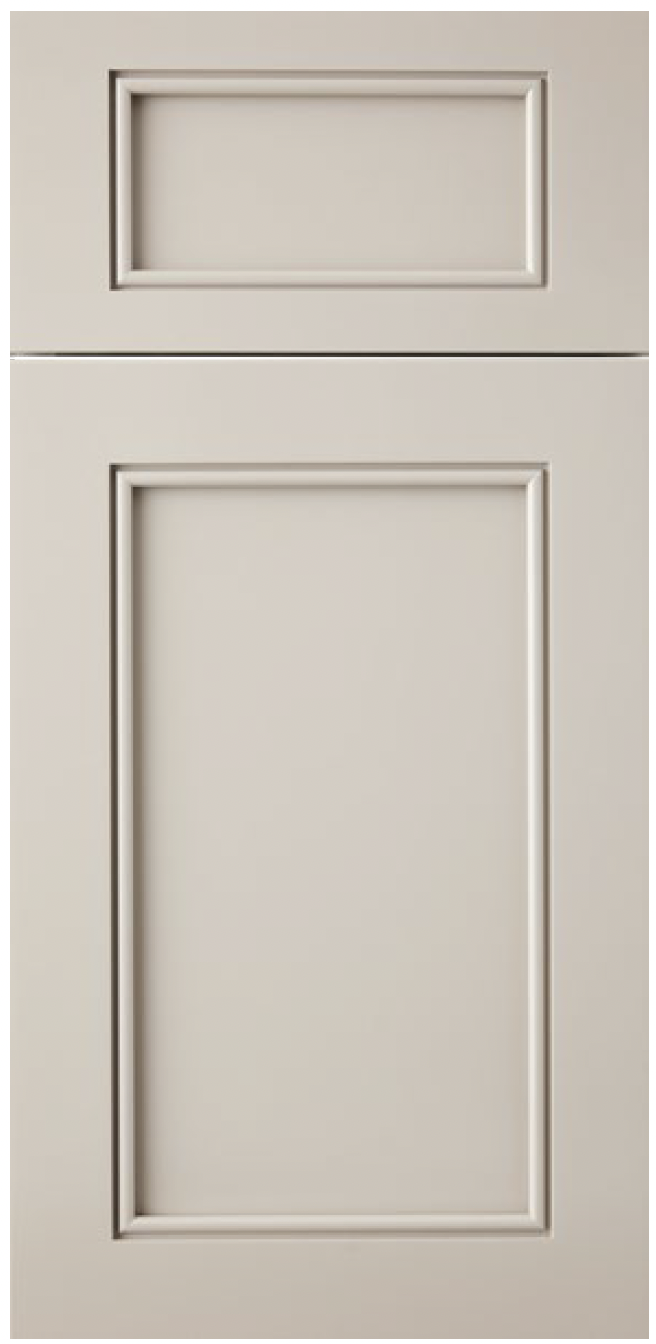
#> input picture dataset/originals/isla-porter_Clea.png, 656 x 1344 px; its folder holds only this picture in this run
$ python preprocess_data.py
#> lines starting #> are read from the running program, lines starting #| are printed output that depends on the picture
#> in align_images, img_a is the input picture: shape (1344, 656, 3); mean B, G, R 188.1, 197.5, 204.4
import os
import cv2
import numpy as np


def resize_with_padding(img, size=512, interpolation=cv2.INTER_AREA):
    """
    Resize image to size x size maintaining aspect ratio with padding.
    Matches the preprocessing used in training.

    Args:
        img: Input image (numpy array)
        size: Target size (width and height)
        interpolation: OpenCV interpolation method (INTER_AREA for photos, INTER_NEAREST for line drawings)
    """
#> called with size = 512, interpolation = 3
    h, w = img.shape[:2]
#> h = 1344; w = 656

    # Calculate scaling factor to fit within size x size
    scale = min(size / w, size / h)
#> scale = 0.381
    new_w = int(w * scale)
#> new_w = 249
    new_h = int(h * scale)
#> new_h = 512

    # Resize maintaining aspect ratio
    resized = cv2.resize(img, (new_w, new_h), interpolation=interpolation)

    # Create square canvas with black padding
    if len(img.shape) == 3:
        canvas = np.zeros((size, size, 3), dtype=img.dtype)
    else:
        canvas = np.zeros((size, size), dtype=img.dtype)

    # Center the resized image
    paste_x = (size - new_w) // 2
#> paste_x = 131
    paste_y = (size - new_h) // 2
#> paste_y = 0

    if len(img.shape) == 3:
        canvas[paste_y : paste_y + new_h, paste_x : paste_x + new_w] = resized
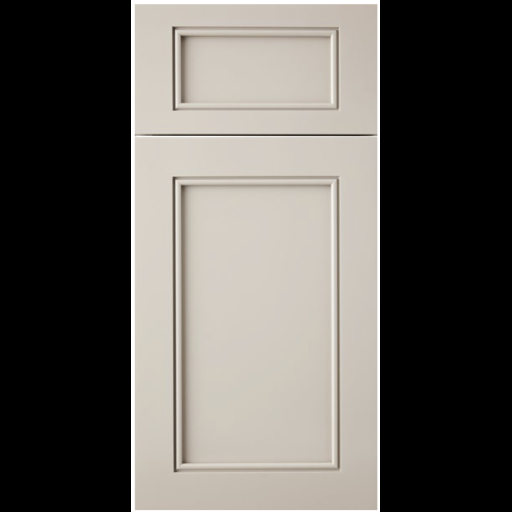
#> canvas: shape (512, 512, 3); mean B, G, R 91.5, 96.1, 99.4
    else:
        canvas[paste_y : paste_y + new_h, paste_x : paste_x + new_w] = resized

    return canvas


def align_images(photo_dir, drawing_dir, output_dir, size=512):
    if not os.path.exists(output_dir):
        os.makedirs(output_dir)

    # Get filenames from photo directory
    photos = sorted(
        [
            f
            for f in os.listdir(photo_dir)
            if f.lower().endswith((".png", ".jpg", ".jpeg"))
        ]
    )

    count = 0
    for filename in photos:
        photo_path = os.path.join(photo_dir, filename)
        drawing_path = os.path.join(drawing_dir, filename)

        if not os.path.exists(drawing_path):
            print(f"Skipping {filename}: No matching line drawing found.")
            continue

        # Read images
        img_a = cv2.imread(photo_path)
        img_b = cv2.imread(drawing_path)

        if img_a is None or img_b is None:
            print(f"Skipping {filename}: Failed to read image(s).")
            continue

        # Resize maintaining aspect ratio with padding (matches training preprocessing)
        # Use INTER_AREA for photos (A), INTER_NEAREST for line drawings (B) to avoid anti-aliasing
        img_a = resize_with_padding(img_a, size, interpolation=cv2.INTER_AREA)
        img_b = resize_with_padding(img_b, size, interpolation=cv2.INTER_NEAREST)
#> call 2 of resize_with_padding, with size = 512, interpolation = 0
#> in resize_with_padding (call 2), `resized = cv2.resize(img, (new_w, new_h), interpolation=interpolation)`:
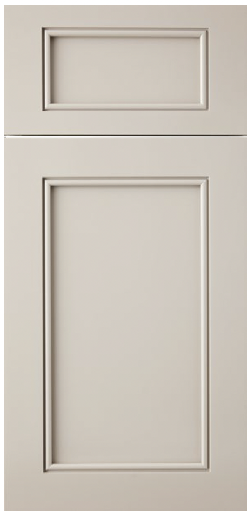
#> resized: shape (512, 249, 3); mean B, G, R 188.3, 197.7, 204.6

        # Combine side-by-side (A is Photo, B is Drawing)
        combined = np.concatenate([img_a, img_b], axis=1)
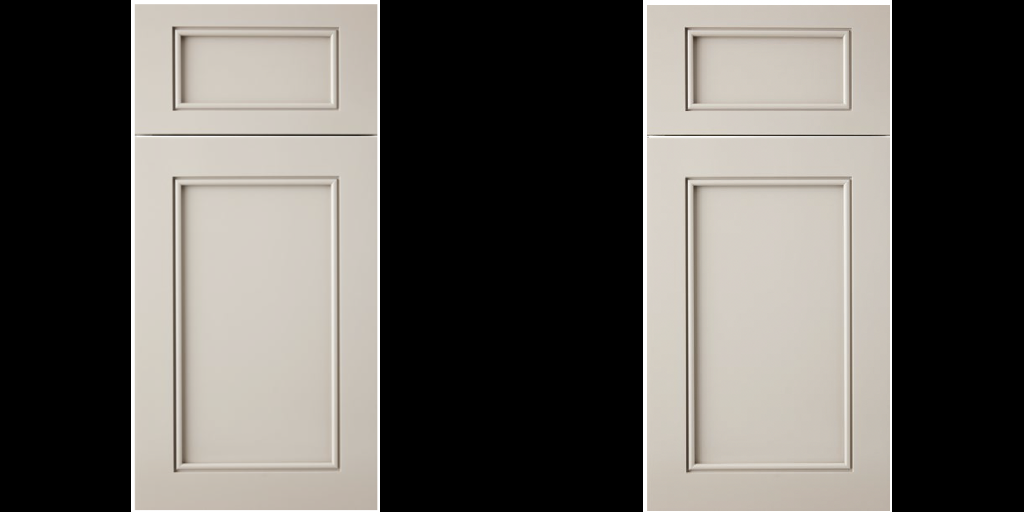
#> combined: shape (512, 1024, 3); mean B, G, R 91.5, 96.1, 99.4

        # Save to output folder
        cv2.imwrite(os.path.join(output_dir, filename), combined)
        count += 1

    print(f"Done! Processed {count} pairs into {output_dir}")


if __name__ == "__main__":
    align_images(
        photo_dir="dataset/originals",
        drawing_dir="dataset/line_drawings",
        output_dir="dataset/aligned",
    )

$ run again, on dataset/originals/isla-porter_Jane.png
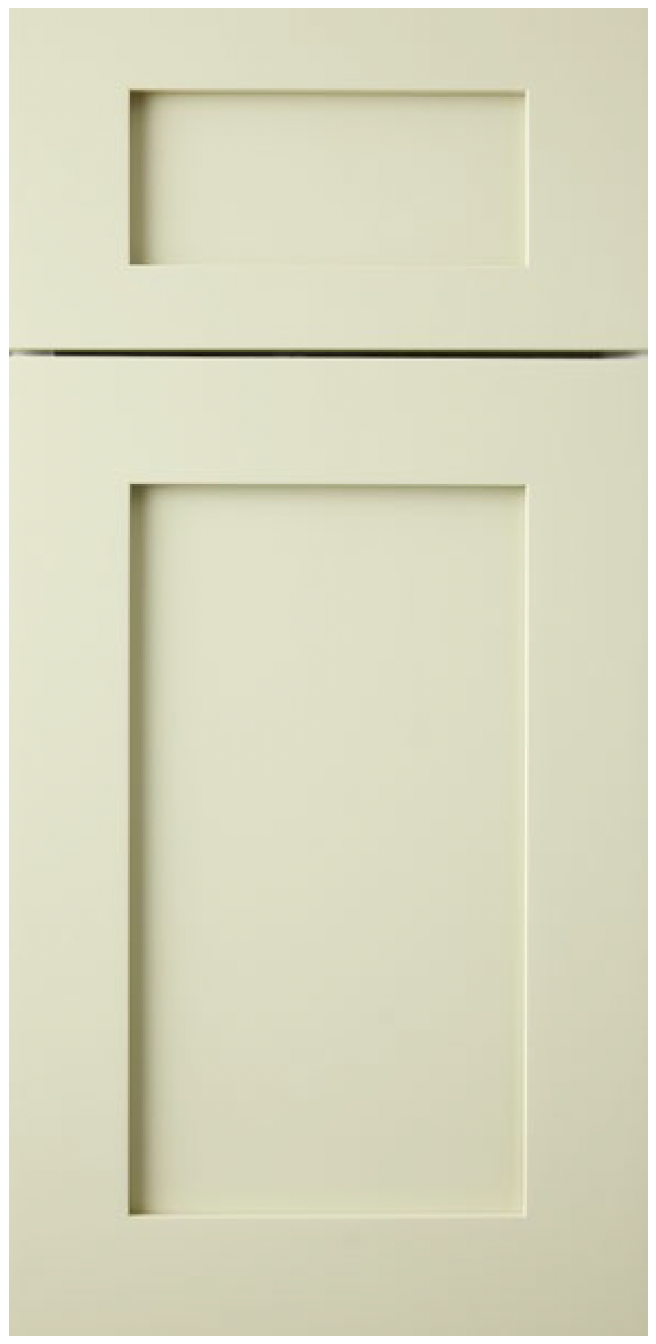
#> input picture dataset/originals/isla-porter_Jane.png, 656 x 1344 px
#> in align_images, img_a is the input picture: shape (1344, 656, 3); mean B, G, R 191.8, 216.3, 216.4
#> in resize_with_padding, `canvas[paste_y : paste_y + new_h, paste_x : paste_x + new_w] = resized`:
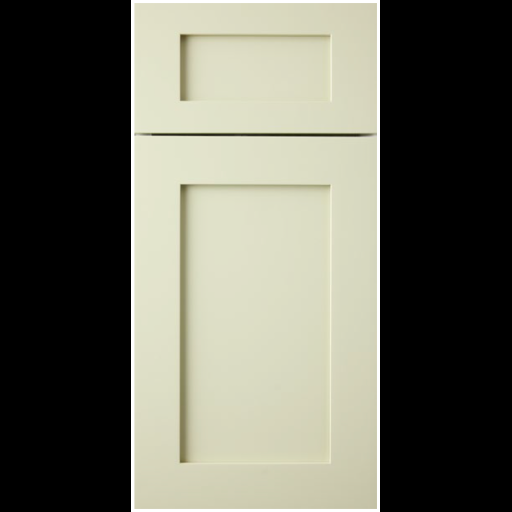
#> canvas: shape (512, 512, 3); mean B, G, R 93.3, 105.2, 105.3
#> in align_images, `combined = np.concatenate([img_a, img_b], axis=1)`:
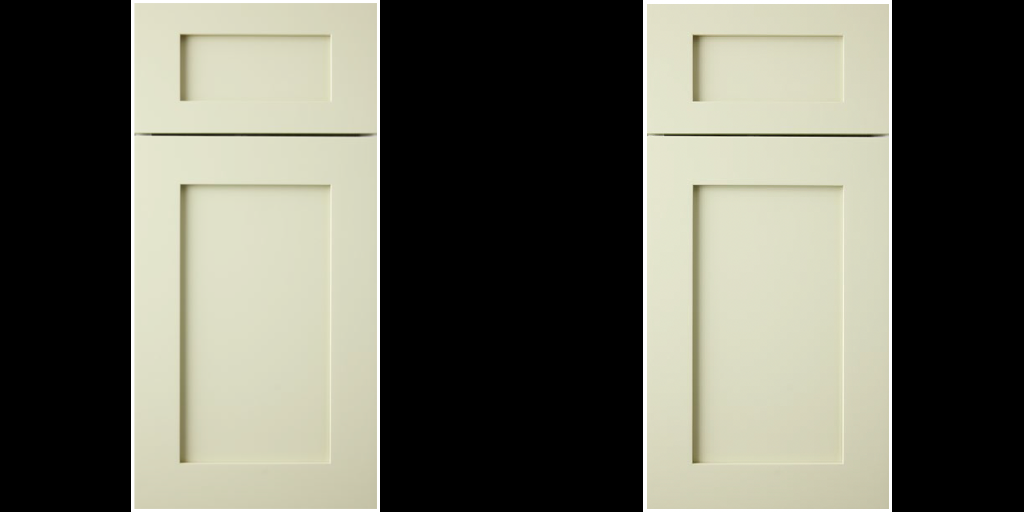
#> combined: shape (512, 1024, 3); mean B, G, R 93.4, 105.3, 105.3

$ run again, on dataset/originals/isla-porter_Judy.png
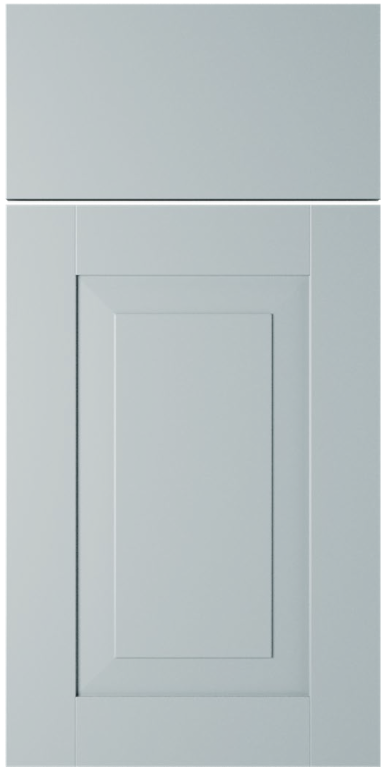
#> input picture dataset/originals/isla-porter_Judy.png, 772 x 1544 px (shown at 1/2 size)
#> in align_images, img_a is the input picture: shape (1544, 772, 3); mean B, G, R 196.3, 194.6, 185.7
#> in resize_with_padding, `canvas[paste_y : paste_y + new_h, paste_x : paste_x + new_w] = resized`:
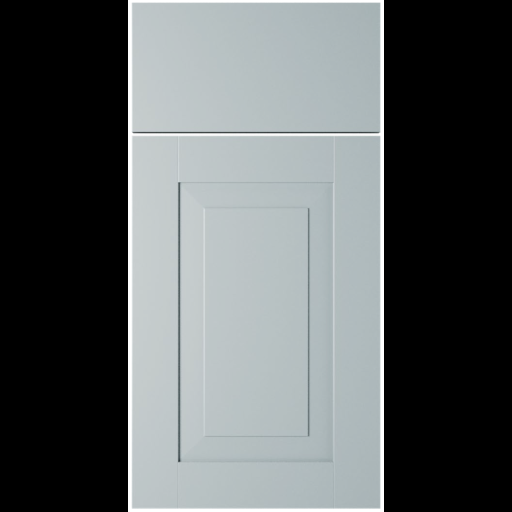
#> canvas: shape (512, 512, 3); mean B, G, R 98.2, 97.3, 92.9
#> in align_images, `combined = np.concatenate([img_a, img_b], axis=1)`:
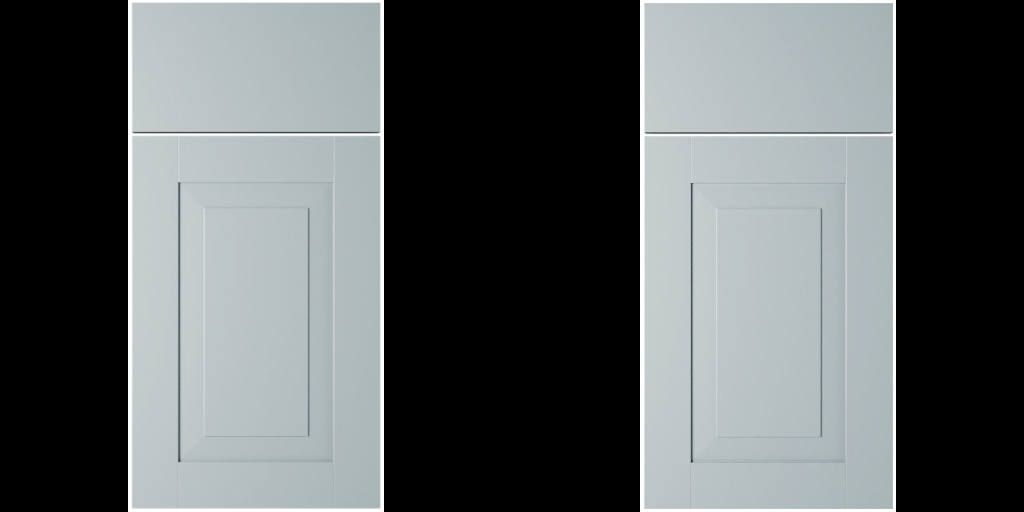
#> combined: shape (512, 1024, 3); mean B, G, R 98.1, 97.3, 92.8

$ run again, on dataset/originals/isla-porter_Elle.png
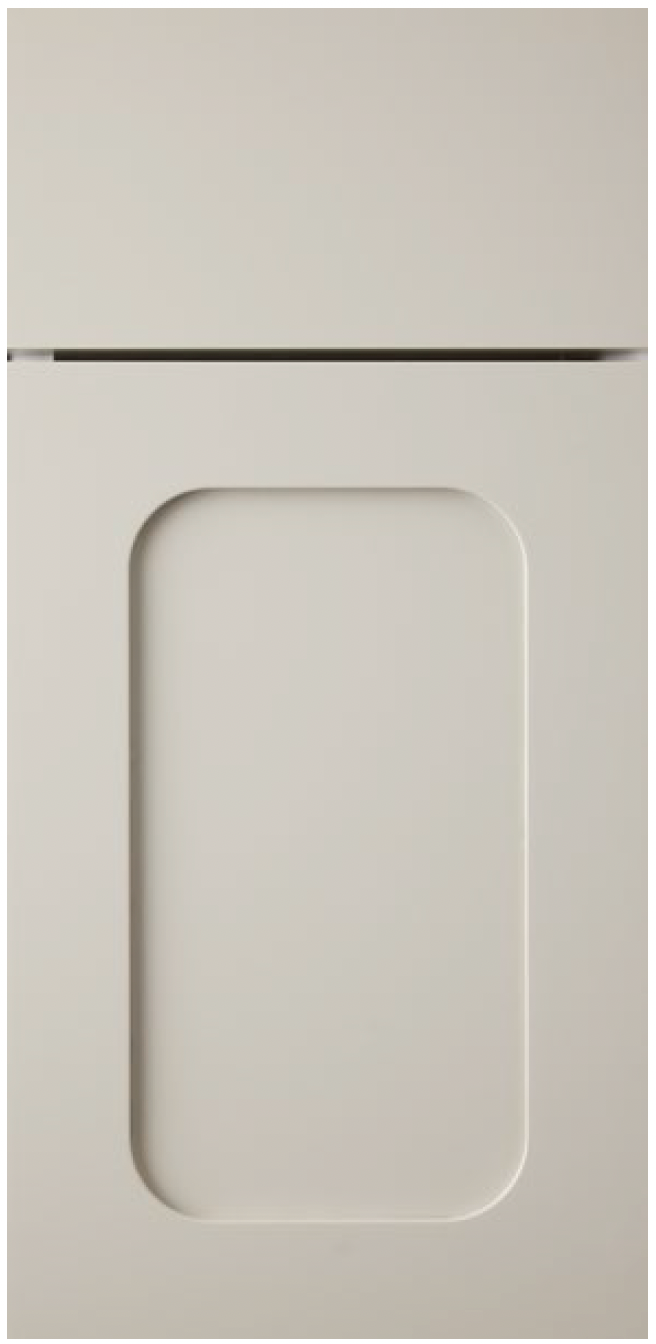
#> input picture dataset/originals/isla-porter_Elle.png, 656 x 1344 px
#> in align_images, img_a is the input picture: shape (1344, 656, 3); mean B, G, R 188.4, 197.6, 202.6
#> in resize_with_padding, `canvas[paste_y : paste_y + new_h, paste_x : paste_x + new_w] = resized`:
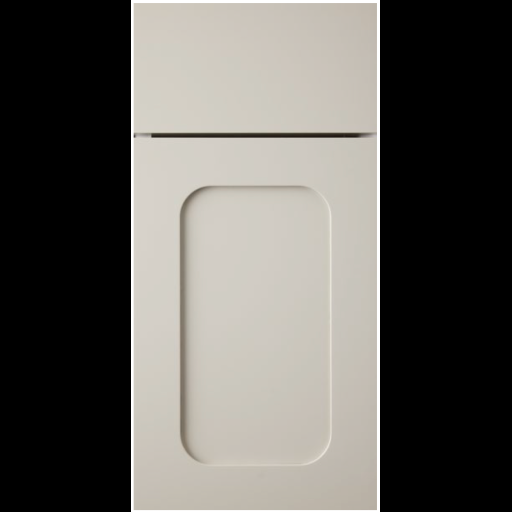
#> canvas: shape (512, 512, 3); mean B, G, R 91.6, 96.1, 98.5
#> in align_images, `combined = np.concatenate([img_a, img_b], axis=1)`:
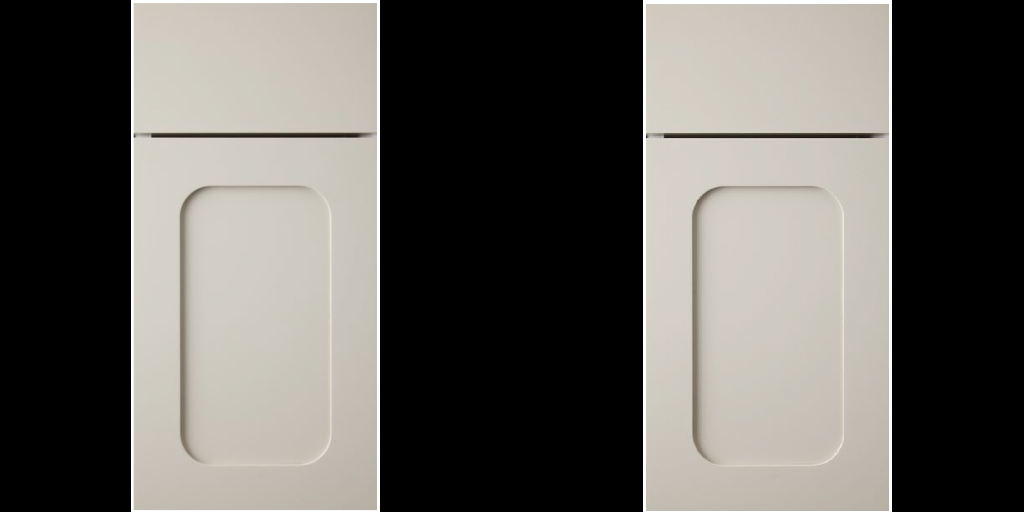
#> combined: shape (512, 1024, 3); mean B, G, R 91.6, 96.1, 98.5
